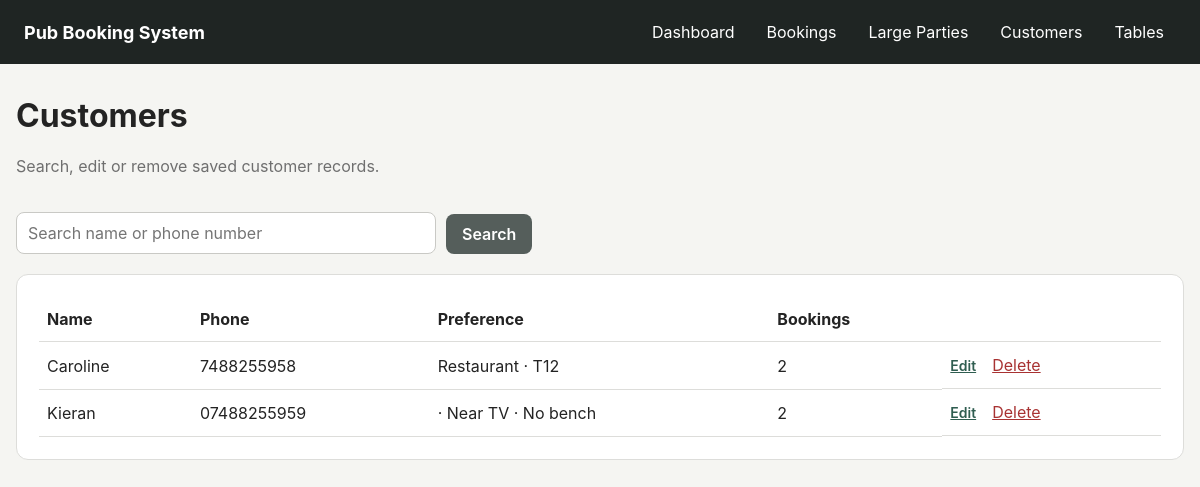
The page /customers on the database as committed earlier.
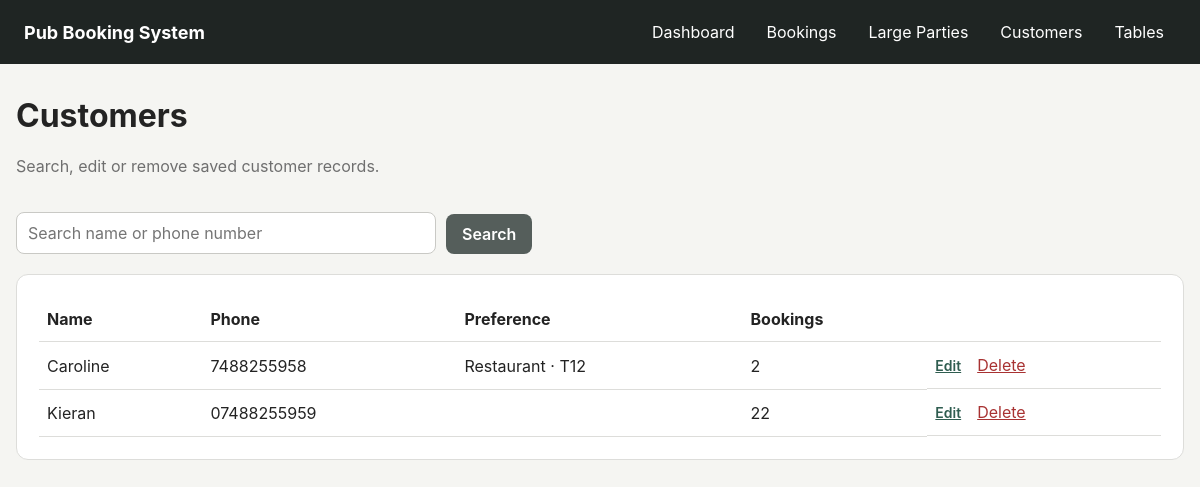
The same page on the database as committed later.
### app/models.py (models this page shows)
class Customer(db.Model):
    id = db.Column(db.Integer, primary_key=True)
    name = db.Column(db.String(120), nullable=False, index=True)
    phone = db.Column(db.String(30), nullable=False, unique=True, index=True)
    preferred_area_id = db.Column(db.Integer, db.ForeignKey("area.id"))
    preferred_table_id = db.Column(db.Integer, db.ForeignKey("pub_table.id"))
    prefers_near_tv = db.Column(db.Boolean, default=False)
    avoids_bench = db.Column(db.Boolean, default=False)
    notes = db.Column(db.Text)
    created_at = db.Column(db.DateTime, default=datetime.utcnow)
    preferred_area = db.relationship("Area", foreign_keys=[preferred_area_id])
    preferred_table = db.relationship("PubTable", foreign_keys=[preferred_table_id])
    bookings = db.relationship(
        "Booking",
        back_populates="customer",
        cascade="all, delete-orphan"
    )
    repeat_bookings = db.relationship(
        "RepeatBooking",
        back_populates="customer",
        cascade="all, delete-orphan"
    )

class Area(db.Model):
    id = db.Column(db.Integer, primary_key=True)
    name = db.Column(db.String(80), nullable=False, unique=True)
    tables = db.relationship("PubTable", back_populates="area")

class PubTable(db.Model):
    id = db.Column(db.Integer, primary_key=True)
    number = db.Column(db.String(20), nullable=False, unique=True, index=True)
    capacity = db.Column(db.Integer, nullable=False)
    area_id = db.Column(db.Integer, db.ForeignKey("area.id"), nullable=False)
    near_tv = db.Column(db.Boolean, default=False)
    has_bench = db.Column(db.Boolean, default=False)
    accessible = db.Column(db.Boolean, default=False)
    unsuitable_for_food = db.Column(db.Boolean, default=False)
    active = db.Column(db.Boolean, default=True)
    x_position = db.Column(db.Float, default=0)
    y_position = db.Column(db.Float, default=0)
    area = db.relationship("Area", back_populates="tables")
    booking_links = db.relationship(
        "BookingTable",
        back_populates="table",
        cascade="all, delete-orphan"
    )

### app/routes.py (the view, shortened to what this page needs)
@main.route("/customers")
def customers():
    search = request.args.get("q", "").strip()
    stmt = db.select(Customer).order_by(Customer.name)
    return render_template(
        "customers.html",
        customers=db.session.scalars(stmt).all(),
        search=search,
    )

### app/templates/customers.html (shortened to what this page needs)
{% extends "base.html" %}
{% block content %}
<div class="page-heading">
    <div>
        <h1>Customers</h1>
        <p>Search, edit or remove saved customer records.</p>
    </div>
</div>
<form class="search-bar" method="get">
    <input type="search"
           name="q"
           value="{{ search }}"
           placeholder="Search name or phone number">
    <button class="button secondary" type="submit">Search</button>
</form>
<div class="card">
    {% if customers %}
        <table class="data-table">
            <thead>
                <tr>
                    <th>Name</th>
                    <th>Phone</th>
                    <th>Preference</th>
                    <th>Bookings</th>
                    <th></th>
                </tr>
            </thead>
            <tbody>
                {% for customer in customers %}
                    <tr>
                        <td>{{ customer.name }}</td>
                        <td>{{ customer.phone }}</td>
                        <td>
                            {% if customer.preferred_area %}{{ customer.preferred_area.name }}{% endif %}
                            {% if customer.preferred_table %} · T{{ customer.preferred_table.number }}{% endif %}
                            {% if customer.prefers_near_tv %} · Near TV{% endif %}
                            {% if customer.avoids_bench %} · No bench{% endif %}
                        </td>
                        <td>{{ customer.bookings|length }}</td>
                        <td class="row-actions">
                            <a class="small-link"
                               href="{{ url_for('main.edit_customer', customer_id=customer.id) }}">
                                Edit
                            </a>
                            <form method="post"
                                  action="{{ url_for('main.delete_customer', customer_id=customer.id) }}"
                                  onsubmit="return confirm('Delete this customer? This also deletes their linked normal booking history and repeat schedules.');">
                                <button class="link-button danger" type="submit">
                                    Delete
                                </button>
                            </form>
                        </td>
                    </tr>
                {% endfor %}
            </tbody>
        </table>
    {% else %}
        <p class="muted">No matching customers.</p>
    {% endif %}
</div>
{% endblock %}

### app/templates/base.html (shortened to what this page needs)
<!doctype html>
<html lang="en">
<head>
    <link rel="stylesheet"
          href="{{ url_for('static', filename='css/style.css') }}">
</head>
<body>
<header class="topbar">
    <div class="brand">Pub Booking System</div>
    <nav>
        <a href="{{ url_for('main.dashboard') }}">Dashboard</a>
        <a href="{{ url_for('main.bookings') }}">Bookings</a>
        <a href="{{ url_for('main.large_parties') }}">Large Parties</a>
        <a href="{{ url_for('main.customers') }}">Customers</a>
        <a href="{{ url_for('main.tables') }}">Tables</a>
    </nav>
</header>
<main class="container">
    {% block content %}{% endblock %}
</main>
</body>
</html>

### app/static/css/style.css (style rules this page uses)
:root { --background: #f5f5f2; --surface: #ffffff; --text: #232323; --muted: #6f6f6f; --border: #ddddda; --accent: #2f5d50; --accent-dark: #23463c; --danger: #a83232; --success-bg: #e8f5ea; --error-bg: #fdeaea; --warning-bg: #fff3cd; --warning-border: #e2c45f; }
* { box-sizing: border-box; }
body { margin: 0; font-family: -apple-system, BlinkMacSystemFont, "Segoe UI", sans-serif; background: var(--background); color: var(--text); }
.topbar { background: #1f2523; color: white; padding: 0 24px; min-height: 64px; display: flex; align-items: center; justify-content: space-between; gap: 24px; }
.brand { font-weight: 700; font-size: 18px; }
.topbar nav { display: flex; gap: 8px; flex-wrap: wrap; }
.topbar a { color: white; text-decoration: none; padding: 9px 12px; border-radius: 7px; }
.container { width: min(1180px, calc(100% - 32px)); margin: 32px auto; }
.page-heading { display: flex; justify-content: space-between; align-items: center; gap: 20px; margin-bottom: 20px; }
.heading-actions, .row-actions { display: flex; align-items: center; gap: 10px; }
.row-actions form { margin: 0; }
h1, h2 { margin-top: 0; }
.page-heading p, .muted { color: var(--muted); }
.card, .form-section { background: var(--surface); border: 1px solid var(--border); border-radius: 12px; padding: 22px; margin-bottom: 20px; }
.button { appearance: none; border: 0; border-radius: 8px; background: var(--accent); color: white; padding: 10px 16px; font: inherit; font-weight: 600; text-decoration: none; cursor: pointer; display: inline-block; }
.button.secondary { background: #555e5b; }
input, select, textarea { width: 100%; border: 1px solid #c9c9c5; border-radius: 8px; padding: 10px 11px; font: inherit; background: white; }
.search-bar, .inline-form, .date-selector { display: flex; gap: 10px; align-items: end; margin-bottom: 20px; }
.search-bar input { max-width: 420px; }
.data-table { width: 100%; border-collapse: collapse; }
.data-table th, .data-table td { text-align: left; border-bottom: 1px solid var(--border); padding: 12px 8px; }
.link-button { border: 0; background: transparent; cursor: pointer; font: inherit; text-decoration: underline; }
.link-button.danger { color: var(--danger); }
.small-link { font-size: 14px; color: var(--accent); font-weight: 600; }

Rows that differ between the two databases and show on the page:
changed Customer "Kieran": bookings|length "2" → "22"; no longer shows "· Near TV"; no longer shows "· No bench"
